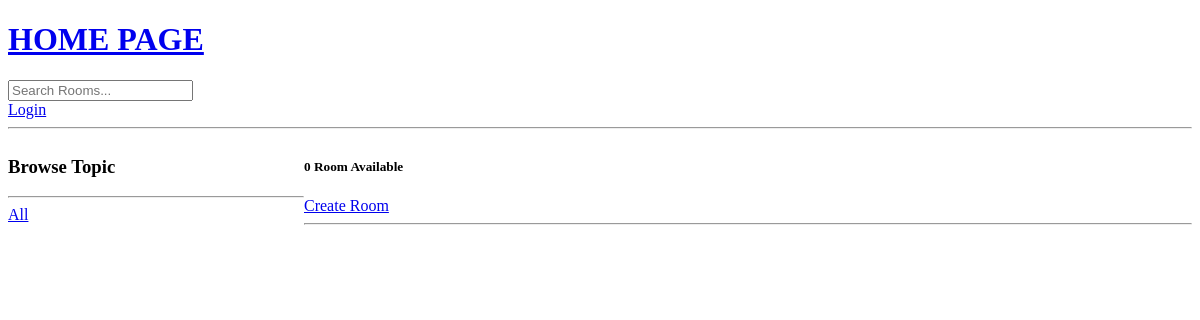
/, run on an earlier commit of the app's database.
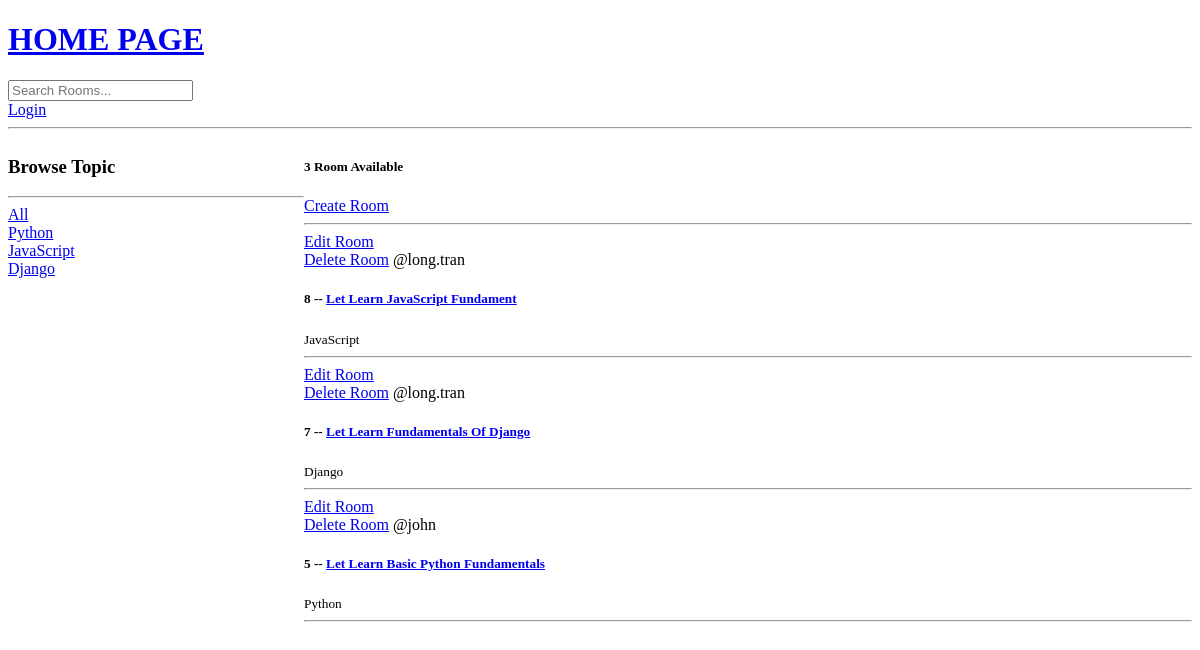
And on a later commit of the database.
### base/models.py (models this page shows, shortened)
class Topic(models.Model):
    name = models.CharField(max_length=200)

class Room(models.Model):
    host = models.ForeignKey(User, on_delete=models.SET_NULL, null=True)
    topic = models.ForeignKey(Topic, on_delete=models.SET_NULL, null=True)
    name = models.CharField(max_length=200)
    description = models.TextField(null=True, blank=True)
    updated = models.DateTimeField(auto_now=True)
    created = models.DateTimeField(auto_now_add=True)
    class Meta:
        ordering = ['-updated', 'created']

### base/views.py (the view)
# urls.py: path("", views.home, name="home"),
def home(request):
    q = request.GET.get('q') if request.GET.get('q') != None else ''
    rooms = Room.objects.filter(
        Q(topic__name__icontains=q) |
        Q(name__icontains=q) |
        Q(description__icontains=q)
        )
    topics = Topic.objects.all()
    room_count = rooms.count()
    context = {'rooms': rooms, 'topics': topics, 'room_count': room_count}
    return render(request, 'base/home.html', context)

### base/templates/base/home.html (shortened to what this page needs)
{% extends 'main.html' %}
{% block content %}
<div class="home-container">
    <div>
        <h3>Browse Topic</h3>
        <hr>
        <div>
            <a href="{% url 'home' %}">All</a>
        </div>
        {% for topic in topics %}
            <div>
                <a href="{% url 'home' %}?q={{topic.name}}">{{topic.name}}</a>
            </div>
        {% endfor %}
    </div>
    <div>
            <h5>{{room_count}} Room Available</h5>
            <a href="{% url 'create-room' %}">Create Room</a>
            <hr>
            <div>
                {% for room in rooms %}
                    <div>
                        <a href="{% url 'update-room' room.id %}">Edit Room</a>
                        <br>
                        <a href="{% url 'delete-room' room.id %}">Delete Room</a>
                        <span>@{{room.host.username}}</span>
                        <h5>{{room.id}} -- <a href="{% url 'room' room.id %}">{{room.name}}</a></h5>
                        <small>{{room.topic.name}}</small>
                        <hr>
                    </div>
                {% endfor%}
            </div>
    </div>
</div>
{% endblock content %}

### templates/main.html (shortened to what this page needs)
<!DOCTYPE html>
<html>
    <head>
    </head>
    <body>
        {% include 'navbar.html' %}
        {% block content %}
        {% endblock content %}
    </body>
</html>

### templates/navbar.html
<a href="/">
    <h1>HOME PAGE</h1>
</a>
<form method="GET" action="{% url 'home' %}">
    <input type="text" name="q" placeholder="Search Rooms...">
</form>
{% if request.user.is_authenticated %}
    <a href="{% url 'logout' %}">Logout</a>
{% else %}
    <a href="{% url 'login' %}">Login</a>
{% endif %}
<hr>

### base/templates/base/home.html (style rules this page uses)
.home-container { display: grid; grid-template-columns: 1fr 3fr; }

What changed in the data, as far as the page shows it:
added Topic: name "Python"
added Topic: name "JavaScript"
added Topic: name "Django"
added Room: host.username "long.tran", id "8", name "Let Learn JavaScript Fundament", topic.name "JavaScript"
added Room: host.username "long.tran", id "7", name "Let Learn Fundamentals Of Django", topic.name "Django"
added Room: host.username "john", id "5", name "Let Learn Basic Python Fundamentals", topic.name "Python"
Also different on the page:
{{ room_count }}: "0" → "3"
